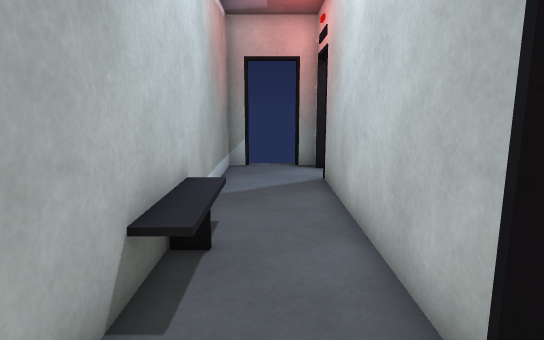
View 1 (above)

12 first-person views from a walk through a Unity game level. The camera is 1.2 m above the floor, tilts 10° down and sees 75° across. Doors are open. The floor is counted in squares, 0.5 m on a side. Each view is taken from the middle of a square. On the plan, view 1 faces up. The plan holds only what a view shows up to about 20 squares ahead; the rest is blank. The player character is not drawn.

View 2
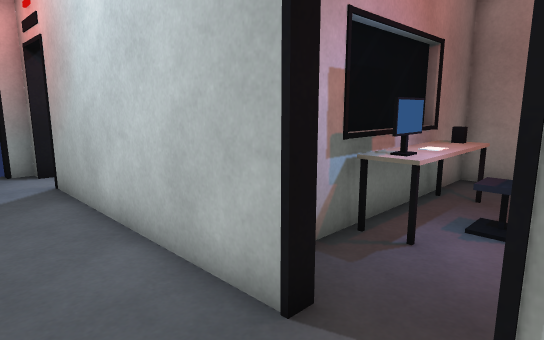

View 3
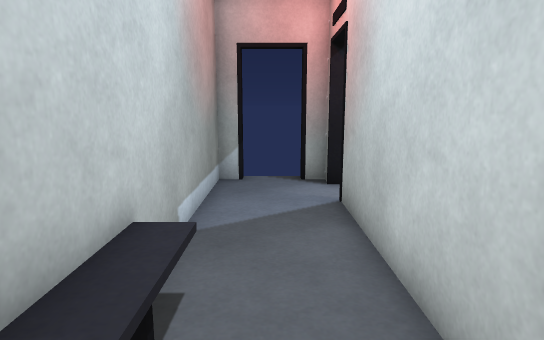

View 4
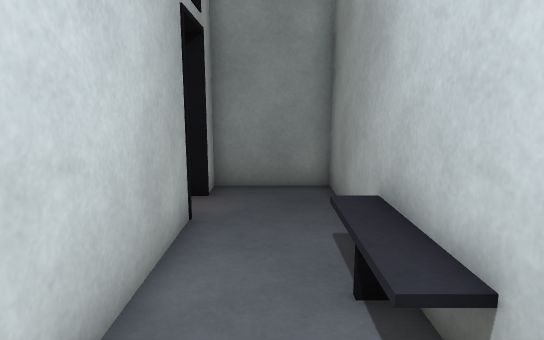

View 5
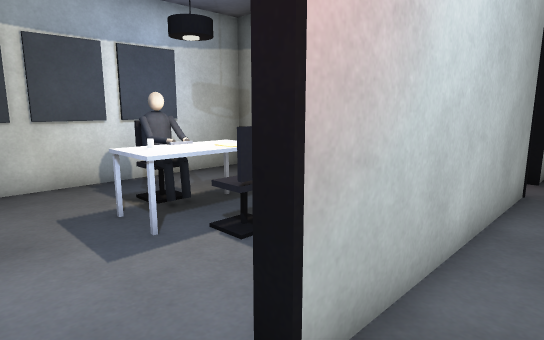

View 6
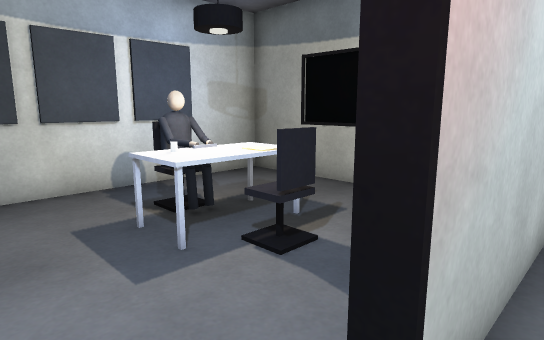

View 7
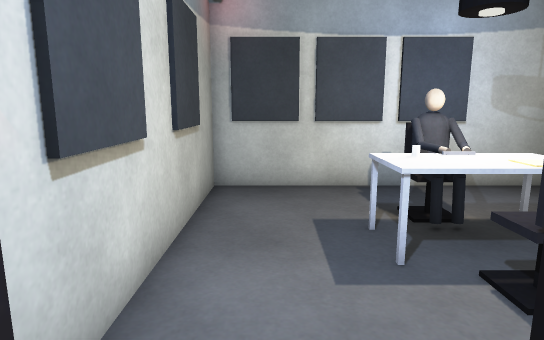

View 8
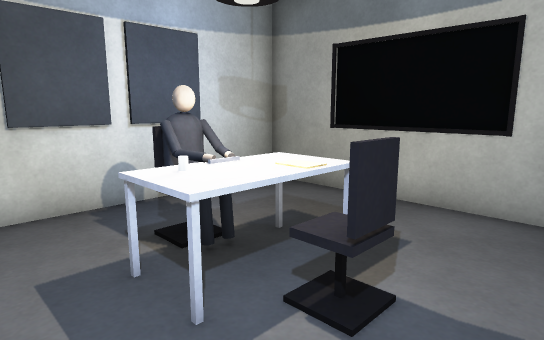

View 9
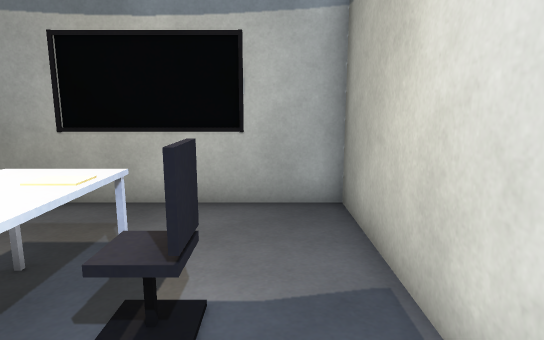

View 10
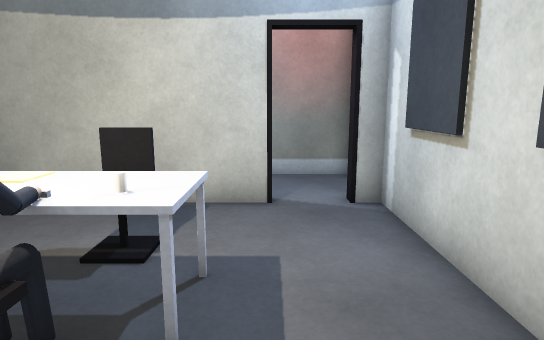

View 11
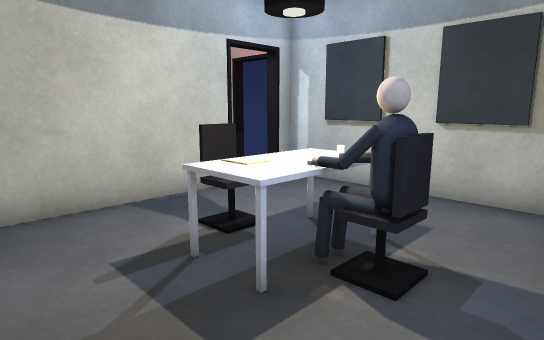

View 12
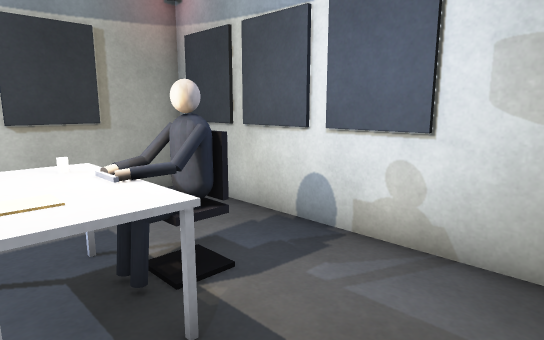

### Floor plan
Ten units are one square. View 1 is at (0, 0); x grows to the right and y downward. Boxes are objects, and circles mark ways between rooms. Rooms are numbered by the first view taken in them; rooms with no view inside come last. Other rooms are left out.
<svg viewBox="-23 -155 146 168">
<path fill="none" stroke="#000" d="M18 -25 18 -120M18 -140 18 -148 10 -148M-10 -148 -18 -148 -18 8 18 8 18 -5M22 -120 22 -42 118 -42 118 -148 22 -148 22 -140"/>
<rect x="45" y="-105" width="10" height="10" fill="#bbb"><title>other object</title></rect>
<rect x="55" y="-115" width="30" height="40" fill="#bbb"><title>other object</title></rect>
<rect x="65" y="-105" width="10" height="20" fill="#bbb"><title>other object</title></rect>
<rect x="85" y="-105" width="10" height="20" fill="#bbb"><title>other object</title></rect>
<circle cx="20" cy="-130" r="3" fill="#2a7"/>
<text x="0" y="-70">1</text>
<text x="70" y="-100">2</text>
</svg>
Room 1 opens to room 2.

Where each view was taken, in squares from view 1:
view 1: 0 up, 0 right, facing up
view 2: 0 up, 1 left, facing up-right
view 3: 3 up, 0 right, facing up
view 4: 10 up, 0 right, facing down
view 5: 14 up, 0 right, facing down-right
view 6: 14 up, 1 right, facing down-right
view 7: 13 up, 1 right, facing right
view 8: 13 up, 3 right, facing down-right
view 9: 13 up, 4 right, facing down
view 10: 12 up, 11 right, facing left
view 11: 5 up, 11 right, facing up-left
view 12: 5 up, 6 right, facing up-right
